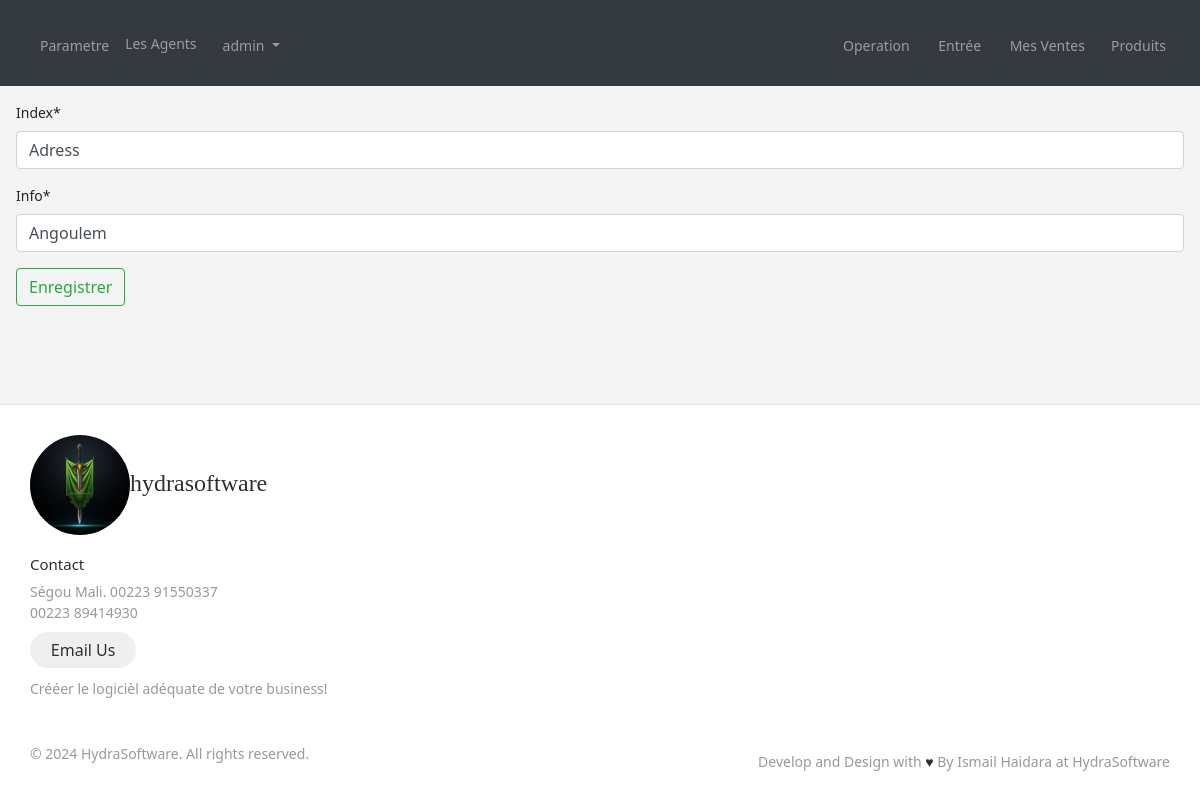
Page /company/update/info/2/ (signed in) on the earlier database version.
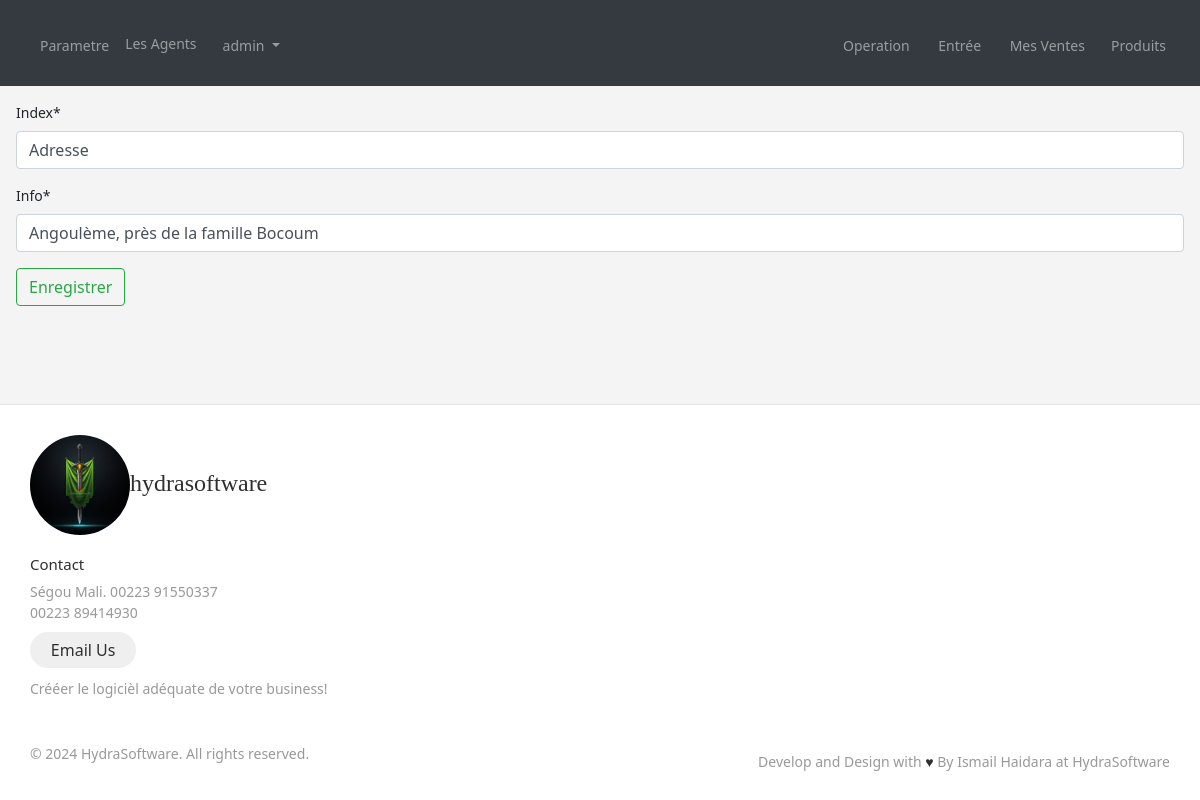
Same page on the later database version.
### company/models.py (models this page shows)
class CompanyInfo(models.Model):
    company = models.ForeignKey(Company, on_delete=models.CASCADE, null=True)
    index = models.CharField(max_length=15)
    info = models.CharField(max_length=200)

### company/views.py (the view)
# urls.py: path('update/info/<int:pk>/', InfoUpdateView.as_view(), name="info_update"),
class InfoUpdateView(LoginRequiredMixin,generic.UpdateView):
    model = CompanyInfo
    template_name = "company/info_update.html"
    success_url = reverse_lazy("company_update")
    fields = ("index", "info")
    login_url = login

### templates/company/info_update.html (shortened to what this page needs)
{% extends "_base.html" %}
{% load crispy_forms_tags %}
{% block content %}
<form method="post">
    {{form|crispy}}
    <input class="btn btn-outline-success"type="submit" value="Enregistrer">
</form>
{% endblock content %}

Differences in the rows shown:
changed CompanyInfo: index "Adress" → "Adresse"; info "Angoulem" → "Angoulème, près de la famille Bocoum"
